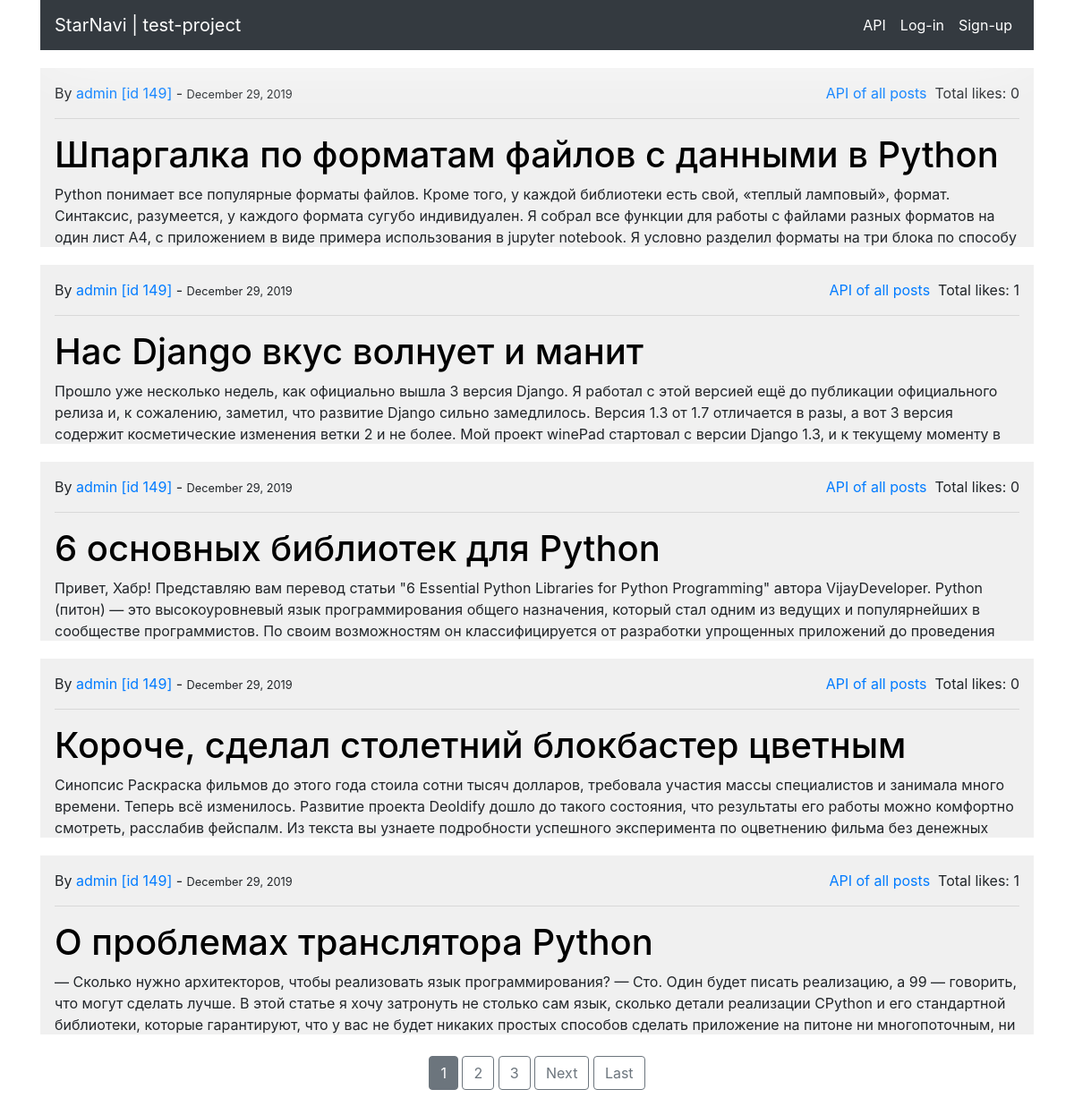
Before: / with the older database file.
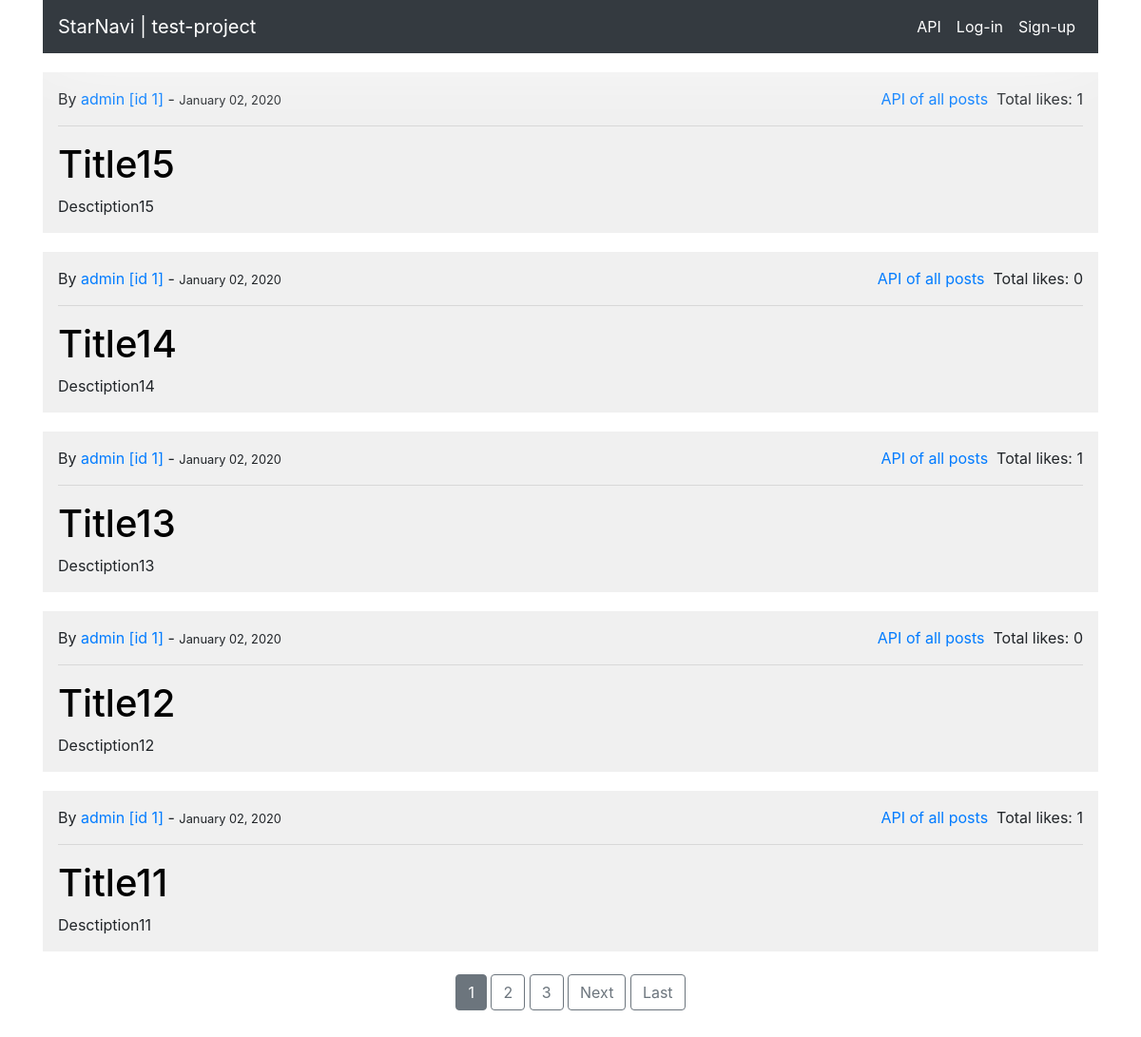
After: the same page with the newer database file.
### blog/models.py (models this page shows, shortened)
class Post(models.Model):
	author = models.ForeignKey(User, on_delete=models.CASCADE)
	title = models.CharField(max_length=50)
	desctiption = models.TextField()  # fix to 'description' in production
	date = models.DateTimeField(default=timezone.now)
	like = models.ManyToManyField(User, blank=True, related_name='post_like')
	class Meta:
		ordering = ['-date']

### blog/views.py (the view)
class PostListView(ListView):
    model = Post
    template_name = 'home-page.html'
    context_object_name = 'posts'
    paginate_by = 5

### blog/templates/home-page.html (shortened to what this page needs)
{% extends 'base.html' %}
{% block content %}
    {% for post in posts %}
    	<div class="post container" style="max-height: 200px;
										   overflow: hidden;
										   text-overflow: ellipsis;">
    		<span class="post-authon post-date">
    			By <a href="{% url 'user-posts' post.author.username %}">
    				{{ post.author }} [id {{ post.author.id }}]
    				</a>
    				  -
    				 <small>
    				 	{{ post.date|date:'F d, Y' }}
					 </small>
					 <p class='float-right'>
						 Total likes: {{ post.like.count }}
					 </p>
					 <a class="float-right" href="http://127.0.0.1:8000/api/posts/blog/?format=json">
						API of all posts &nbsp;
					</a>
    		</span>
    		<hr/>
	        <h1 class="title">
				<a class="post-title" href="http://127.0.0.1:8000/post/{{ post.id }}">
					{{ post.title }}
				</a>
	        </h1>
	        <span class="post-descs">
	            {{ post.desctiption }}
	        </span>
	    </div>
	{% endfor %}
	<br/>
	<div style='text-align: center;'>
		{% if is_paginated %}
			{% for each_number in page_obj.paginator.page_range %}
				{% if page_obj.number == each_number %}
				<a class="btn btn-secondary mb-4"
					href="?page={{ each_number }}">
					{{ each_number }}
				</a>
				{% elif each_number > page_obj.number|add:'-3' and each_number < page_obj.number|add:'3' %}
				<a class="btn btn-outline-secondary mb-4"
					href="?page={{ each_number }}">
					{{ each_number }}
				</a>
				{% endif %}
			{% endfor %}
			{% if page_obj.has_next %}
				<a class="btn btn-outline-secondary mb-4 nextBtn"
					href="?page={{ page_obj.next_page_number }}">
					Next
				</a>
				<a class="btn btn-outline-secondary mb-4"
				href="?page={{ page_obj.paginator.num_pages }}">
					Last
				</a>
			{% endif %}
		{% endif %}
	</div>
	<br/>
{% endblock %}

### blog/templates/base.html (shortened to what this page needs)
{% load static %}
<!DOCTYPE html>
<html lang='en'>
    <head>
        {% include 'links/css-links.html' %}
    </head>
    <body>
        {% include 'header.html' %}
        <div class='container'>
            {% block content %}
            {% endblock %}
        </div>
    </body>
</html>

### blog/templates/links/css-links.html (shortened to what this page needs)
{% load static %}
<link rel='stylesheet' href='https://maxcdn.bootstrapcdn.com/bootstrap/4.0.0/css/bootstrap.min.css'>

### blog/templates/header.html (shortened to what this page needs)
<header class="container">
	<nav class="navbar
				navbar-expand-lg
				navbar-light
				bg-light
				navbar navbar-dark bg-dark">
		<a class="navbar-brand homePage" href="{% url 'home-page' %}">
			StarNavi | test-project
		</a>
	  	<div class="collapse navbar-collapse" id="navbarSupportedContent">
			<form class="form-inline
						 my-2
						 my-lg-0">
				<ul class="navbar-nav
						   mr-auto
						   mt-2
						   mt-lg-0">
					<li class="nav-item active">
						<a class="nav-link" href="{% url 'api-help' %}">
							API
						</a>
					</li>
					{% if user.is_authenticated %}
						<li class="nav-item active">
							<a class="nav-link fourth" href="{% url 'profile' user.id %}">
								Hello, {{ user.get_username }}
							</a>
						</li>
						<li class="nav-item active">
							<a class="nav-link logOut" href="{% url 'logout' %}">
								log-out
							</a>
						</li>
					{% else %}
						<li class="nav-item active">
							<a class="nav-link" href="{% url 'login' %}">
								Log-in
							</a>
						</li>
						<li class="nav-item active">
							<a class="nav-link first" href="{% url 'signup' %}">
								Sign-up
							</a>
						</li>
					{% endif %}
				</ul>
    		</form>
	  	</div>
	</nav>
</header>

### blog/templates/links/css-links.html (style rules this page uses)
body { background-image: url(http://ilyakhasanov.ru/images/background/58.png); }
.navbar { -webkit-box-shadow: 0px 0px 80px 0px rgba(255,255,255,1); -moz-box-shadow: 0px 0px 80px 0px rgba(255,255,255,1); box-shadow: 0px 0px 80px 0px rgba(255,255,255,1); }
.post { height: 200px auto; background: #f0f0f0; margin-top: 20px; padding: 1em; }
.post-title { color: black; }

### blog/templates/home-page.html (style rules this page uses)
.post { height: 200px auto; background: #f0f0f0; margin-top: 20px; padding: 1em; }
.post-title { color: black; }

Changed rows visible on the page:
removed Post: author "admin", author.id "149", date "December 29, 2019", like.count "0", title "Шпаргалка по форматам файлов с данными в Python", desctiption "Python понимает все популярные форматы файлов. Кроме того, у каждой библиотеки есть свой, «теплый ламповый», формат. Синтаксис, разумеется, у каждого формата сугубо индивидуален. Я собрал все функции для работы с файлами разных форматов на один лист A4, с приложением в виде примера использования в jupyter notebook. Я условно разделил форматы на три блока по способу…"
removed Post: author "admin", author.id "149", date "December 29, 2019", like.count "1", title "Нас Django вкус волнует и манит", desctiption "Прошло уже несколько недель, как официально вышла 3 версия Django. Я работал с этой версией ещё до публикации официального релиза и, к сожалению, заметил, что развитие Django сильно замедлилось. Версия 1.3 от 1.7 отличается в разы, а вот 3 версия содержит косметические изменения ветки 2 и не более. Мой проект winePad стартовал с версии Django 1.3, и к текущему моменту в…"
removed Post: author "admin", author.id "149", date "December 29, 2019", like.count "0", title "6 основных библиотек для Python", desctiption "Привет, Хабр! Представляю вам перевод статьи \"6 Essential Python Libraries for Python Programming\" автора VijayDeveloper. Python (питон) — это высокоуровневый язык программирования общего назначения, который стал одним из ведущих и популярнейших в сообществе программистов. По своим возможностям он классифицируется от разработки упрощенных приложений до проведения…"
removed Post: author "admin", author.id "149", date "December 29, 2019", like.count "0", title "Короче, сделал столетний блокбастер цветным", desctiption "Синопсис Раскраска фильмов до этого года стоила сотни тысяч долларов, требовала участия массы специалистов и занимала много времени. Теперь всё изменилось. Развитие проекта Deoldify дошло до такого состояния, что результаты его работы можно комфортно смотреть, расслабив фейспалм. Из текста вы узнаете подробности успешного эксперимента по оцветнению фильма без денежных…"
removed Post: author "admin", author.id "149", date "December 29, 2019", like.count "1", title "О проблемах транслятора Python", desctiption "— Сколько нужно архитекторов, чтобы реализовать язык программирования? — Сто. Один будет писать реализацию, а 99 — говорить, что могут сделать лучше. В этой статье я хочу затронуть не столько сам язык, сколько детали реализации CPython и его стандартной библиотеки, которые гарантируют, что у вас не будет никаких простых способов сделать приложение на питоне ни многопоточным, ни…"
added Post: author "admin", author.id "1", date "January 02, 2020", like.count "1", title "Title15", desctiption "Desctiption15"
added Post: author "admin", author.id "1", date "January 02, 2020", like.count "0", title "Title14", desctiption "Desctiption14"
added Post: author "admin", author.id "1", date "January 02, 2020", like.count "1", title "Title13", desctiption "Desctiption13"
added Post: author "admin", author.id "1", date "January 02, 2020", like.count "0", title "Title12", desctiption "Desctiption12"
added Post: author "admin", author.id "1", date "January 02, 2020", like.count "1", title "Title11", desctiption "Desctiption11"
